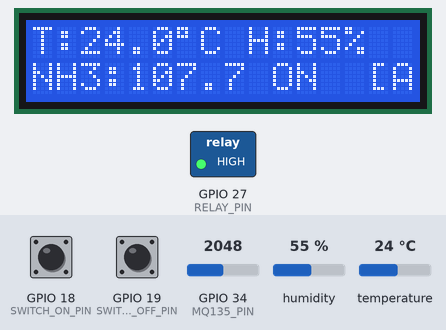
The sketch below on a simulated ESP32. Parts: 16×2 character LCD, switched loads named in the sketch (green lamp = pin HIGH). Inputs (shaded band) come from the test bench; at power-on: GPIO 34 (MQ135_PIN) = 2048, GPIO 18 (SWITCH_ON_PIN) HIGH, GPIO 19 (SWITCH_OFF_PIN) HIGH, humidity 55 %, temperature 24 °C. WiFi joins after 1.5 s; servers stay silent unless stated; uploads are accepted with an empty reply; what the sketch prints to the serial monitor is not drawn.

Above: at 4.8 s.
4.9 s: GPIO 34 (MQ135_PIN) set to 1251
At 7.6 s:
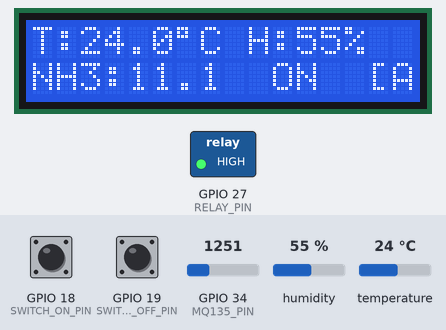
8.9 s: GPIO 34 (MQ135_PIN) set to 1135
At 10.8 s:
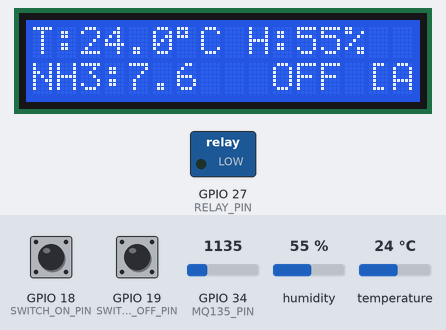
12.9 s: GPIO 18 (SWITCH_ON_PIN) pulled LOW for 3 s
At 14.0 s:
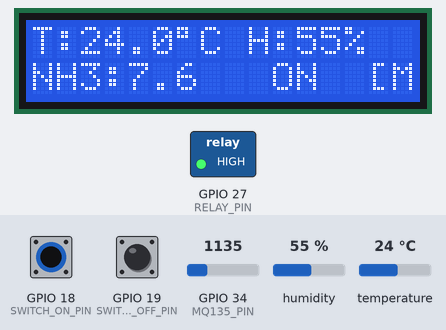
18.1 s: GPIO 19 (SWITCH_OFF_PIN) pulled LOW for 3 s
At 20.5 s:
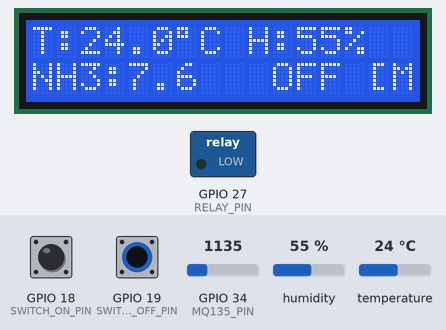
24.6 s: humidity set to 22 %
At 26.9 s:
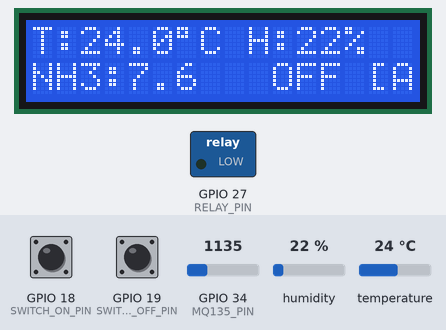
28.6 s: temperature set to 12 °C
At 30.9 s:
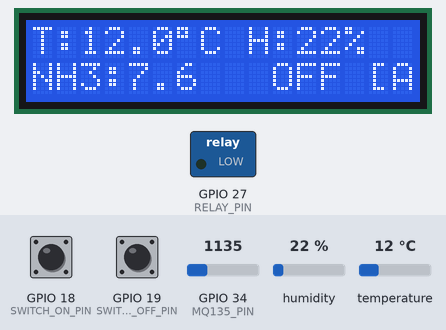
Timing chart, 0 to 32.4 s (numbered marks = the images above; inputs shaded):
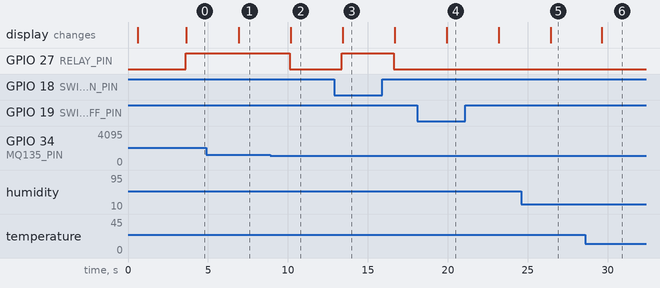

Measured:
- the behaviour switches between 1188 and 1187 on GPIO 34 (MQ135_PIN) (found by bisection; images 1 and 2)
- after the input at 4.9 s, the display: changes after 2.0 s (image 1)
- after the input at 8.9 s, GPIO 27 (RELAY_PIN): HIGH → LOW after 1.2 s; the display: changes after 1.3 s (image 2)
- after the input at 12.9 s, GPIO 27 (RELAY_PIN): LOW → HIGH after 0.47 s, → LOW 3.3 s later; the display: changes after 0.52 s (image 3)
- after the input at 18.1 s, the display: changes after 1.8 s (image 4)
- after the input at 24.6 s, the display: changes after 1.8 s (image 5)
- after the input at 28.6 s, the display: changes after 1.0 s (image 6)

The sketch:

capstone.ino
```cpp
// ======================================================
// LIBRARY
// ======================================================
#include <WiFi.h>
#include <WiFiClient.h>
#include <HTTPClient.h>
#include <Wire.h>
#include <LiquidCrystal_I2C.h>
#include <DHT.h>
#include <math.h>

// ======================================================
// KONEKSI WIFI
// ======================================================
char ssid[] = "RRC";
char pass[] = "Rejarajacrit";

// ======================================================
// CONFIG SERVER NODE.JS (EXPRESS)
// ======================================================
// SILAKAN GANTI "192.168.1.100" DENGAN IP LAPTOP/SERVER ANDA
String SERVER_URL = "http://192.168.18.139:5000/api/update";

// ======================================================
// KONFIGURASI PIN HARDWARE
// ======================================================
#define DHTPIN 4
#define DHTTYPE DHT22

#define MQ135_PIN 34
#define RELAY_PIN 27

// SWITCH 3 POSISI
#define SWITCH_ON_PIN 18
#define SWITCH_OFF_PIN 19

// ======================================================
// INISIALISASI SENSOR & LCD
// ======================================================
DHT dht(DHTPIN, DHTTYPE);
LiquidCrystal_I2C lcd(0x27, 16, 2);

// Manajemen Waktu Rutin (Menggantikan BlynkTimer agar Non-Blocking)
unsigned long lastRoutineTime = 0;
const long routineInterval = 4000; // Kirim rutin otomatis ke database setiap 5 menit (300.000 ms)

// ======================================================
// KONSTANTA MQ135
// ======================================================
#define RL 10.0
#define R0 15.0

// ======================================================
// BATAS PARAMETER KONTROL FAN (OTOMATIS)
// ======================================================
#define FAN_ON_TEMP 35.0
#define FAN_OFF_TEMP 33.0

// ======================================================
// VARIABEL DATA GLOBAL
// ======================================================
float suhu = 0.0;
float kelembaban = 0.0;
int adcValue = 0;
float voltage = 0.0;
float rs = 0.0;
float ratio = 0.0;
float ppm = 0.0;

// STATUS SISTEM
int fanStatus = 0; // 0 = OFF, 1 = ON
int fanMode = 1;   // 0 = MANUAL, 1 = AUTO

// Variabel untuk mendeteksi perubahan status secara instan
int lastFanStatus = -1;
int lastFanMode = -1;

// ======================================================
// FUNGSI KONEKSI WIFI
// ======================================================
void connectWiFi() {
  if (WiFi.status() != WL_CONNECTED) {
    Serial.print("Menghubungkan ke WiFi...");
    WiFi.begin(ssid, pass);

    int timeout = 0;
    while (WiFi.status() != WL_CONNECTED && timeout < 16) { // Maksimal tunggu 8 detik di awal
      delay(500);
      Serial.print(".");
      timeout++;
    }

    if (WiFi.status() == WL_CONNECTED) {
      Serial.println("\n[WIFI] Terhubung!");
      Serial.print("[WIFI] IP Address ESP32: ");
      Serial.println(WiFi.localIP());
    } else {
      Serial.println("\n[WIFI] Gagal terkoneksi (Akan dicoba kembali secara background)");
    }
  }
}

// ======================================================
// FUNGSI KIRIM DATA KE SERVER NODE.JS (POST JSON)
// ======================================================
void sendToExpressServer(String pemicu)
{
  if (WiFi.status() == WL_CONNECTED)
  {
    HTTPClient http;
    http.begin(SERVER_URL);
    http.addHeader("Content-Type", "application/json");

    // Menyusun JSON Body string sesuai struktur req.body Node.js backend Anda
    String jsonBody = "{\"temp\":" + String(suhu, 1) +
                      ",\"hum\":" + String(kelembaban, 0) +
                      ",\"nh3\":" + String(ppm, 1) +
                      ",\"mode\":\"" + String(fanMode == 1 ? "AUTO" : "MANUAL") + "\"" +
                      ",\"fan\":\"" + String(fanStatus == 1 ? "ON" : "OFF") + "\"" +
                      ",\"pemicu\":\"" + pemicu + "\"}";

    Serial.println("[HTTP] Mengirim data log ke Server...");
    int httpCode = http.POST(jsonBody);

    Serial.print("[HTTP] Response Code: ");
    Serial.println(httpCode);

    if (httpCode > 0) {
      String response = http.getString();
      Serial.println("[HTTP] Balasan Server: " + response);
    }
    http.end();
  } else {
    Serial.println("[HTTP] Gagal kirim: WiFi tidak tersambung.");
    connectWiFi(); // Coba hubungkan ulang jika mendadak terputus
  }
}

// ======================================================
// SETUP UTAMA
// ======================================================
void setup()
{
  Serial.begin(115200);
  delay(500);
  Serial.println("\n========== STARTING HARDWARE SMART FARM ==========");

  // ======================================================
  // INISIALISASI LCD (Ditempatkan paling atas agar instan menyala)
  // ======================================================
  Wire.begin(21, 22);   // SDA=21, SCL=22
  lcd.init();
  lcd.backlight();
  lcd.clear();

  lcd.setCursor(0, 0);
  lcd.print("  SMART FARM   ");
  lcd.setCursor(0, 1);
  lcd.print("SYSTEM STARTING");

  // ======================================================
  // INISIALISASI HARDWARE PIN & SENSOR
  // ======================================================
  dht.begin();

  pinMode(RELAY_PIN, OUTPUT);
  digitalWrite(RELAY_PIN, LOW); // Fan mati saat pertama boot

  pinMode(SWITCH_ON_PIN, INPUT_PULLUP);
  pinMode(SWITCH_OFF_PIN, INPUT_PULLUP);

  // Hubungkan ke Wi-Fi AP router lokal
  connectWiFi();

  delay(1500);
  lcd.clear();
}

// ======================================================
// LOOP PROGRAM UTAMA
// ======================================================
void loop()
{
  // ======================================================
  // 1. BACA SENSOR DHT22 (SUHU & KELEMBABAN)
  // ======================================================
  suhu = dht.readTemperature();
  kelembaban = dht.readHumidity();

  if (isnan(suhu) || isnan(kelembaban))
  {
    Serial.println("[ERROR] Gagal membaca sensor DHT22! Set nilai ke 0.");
    suhu = 0;
    kelembaban = 0;
  }

  // ======================================================
  // 2. BACA SENSOR MQ135 (GAS AMONIA)
  // ======================================================
  adcValue = analogRead(MQ135_PIN);
  voltage = adcValue * (3.3 / 4095.0);
  if (voltage < 0.1) {
    voltage = 0.1;
  }
  rs = ((3.3 - voltage) / voltage) * RL;
  ratio = rs / R0;
  ppm = 116.6020682 * pow(ratio, -2.769034857);
  ppm = ppm * 0.3; // Kalibrasi faktor lingkungan lokal

  if (ppm < 0)    { ppm = 0; }
  if (ppm > 1000) { ppm = 1000; }

  // ======================================================
  // 3. BACA FISIK SWITCH 3 POSISI & LOGIKA KONTROL FAN
  // ======================================================
  int readOn = digitalRead(SWITCH_ON_PIN);
  int readOff = digitalRead(SWITCH_OFF_PIN);

  if (readOff == LOW) // POSISI MANUAL OFF
  {
    fanMode = 0;     // MANUAL
    fanStatus = 0;   // OFF
    digitalWrite(RELAY_PIN, LOW);
  }
  else if (readOn == LOW) // POSISI MANUAL ON
  {
    fanMode = 0;     // MANUAL
    fanStatus = 1;   // ON
    digitalWrite(RELAY_PIN, HIGH);
  }
  else // POSISI TENGAH (AUTOMATIC MODE)
  {
    fanMode = 1;     // AUTO

    // Aturan Otomatis Kipas menyala berdasarkan Amonia atau Suhu Tinggi
    if (suhu >= FAN_ON_TEMP || ppm >= 15.0) {
      digitalWrite(RELAY_PIN, HIGH);
      fanStatus = 1;
    }
    // Aturan Otomatis Kipas mati kembali jika parameter aman kembali
    else if (suhu <= FAN_OFF_TEMP && ppm < 9.0) {
      digitalWrite(RELAY_PIN, LOW);
      fanStatus = 0;
    }
  }

  // ======================================================
  // 4. PEMBARUAN DISPLAY LCD REAL-TIME
  // ======================================================
  lcd.setCursor(0, 0);
  lcd.print("T:");
  lcd.print(suhu, 1);
  lcd.print((char)223); // Simbol derajat Celcius
  lcd.print("C ");

  lcd.setCursor(9, 0);
  lcd.print("H:");
  lcd.print(kelembaban, 0);
  lcd.print("% ");

  lcd.setCursor(0, 1);
  lcd.print("NH3:");
  lcd.print(ppm, 1);
  lcd.print(" ");

  // Cetak Status Kipas di LCD
  lcd.setCursor(10, 1);
  lcd.print(fanStatus == 1 ? "ON " : "OFF");

  // Cetak Label Mode di LCD ujung kanan bawah
  lcd.setCursor(14, 1);
  lcd.print(fanMode == 1 ? "[A]" : "[M]");

  // ======================================================
  // 5. SERIAL MONITOR DEBUGGING
  // ======================================================
  Serial.println("========== MONITORING SMART FARM ==========");
  Serial.printf("Suhu Kandang  : %.1f C\n", suhu);
  Serial.printf("Kelembaban    : %.0f %%\n", kelembaban);
  Serial.printf("Gas NH3       : %.1f PPM (ADC: %d | %.2fV)\n", ppm, adcValue, voltage);
  Serial.printf("Mode Kontrol  : %s\n", fanMode == 1 ? "AUTOMATIC" : "MANUAL");
  Serial.printf("Kondisi Fan   : %s\n", fanStatus == 1 ? "MENYALA (ON)" : "MATI (OFF)");
  Serial.println("===========================================\n");

// ======================================================
  // 6. MANAJEMEN DATA TRANSMISI KE EXPRESS (NON-BLOCKING)
  // ======================================================
  unsigned long currentTime = millis();

  // Skenario A: Kirim secara cepat setiap 2.5 Detik sekali agar Dashboard Web Real-time
  if (currentTime - lastRoutineTime >= 2500 || lastRoutineTime == 0) {
    sendToExpressServer("Realtime");
    lastRoutineTime = currentTime;

    // Sinkronisasi status akhir agar skenario B tidak bentrok
    lastFanStatus = fanStatus;
    lastFanMode = fanMode;
  }
  // Skenario B: Kirim INSTAN interupt jika tiba-tiba ada perubahan saklar fisik sebelum batasan 2.5 detik
  else if (fanStatus != lastFanStatus || fanMode != lastFanMode) {
    sendToExpressServer("Perubahan Hardware");

    // Perbarui penanda perubahan terakhir
    lastFanStatus = fanStatus;
    lastFanMode = fanMode;
  }

  delay(3000); // Dipercepat dari 500ms ke 200ms agar pembacaan fisik switch tombol jauh lebih responsif
}
```
